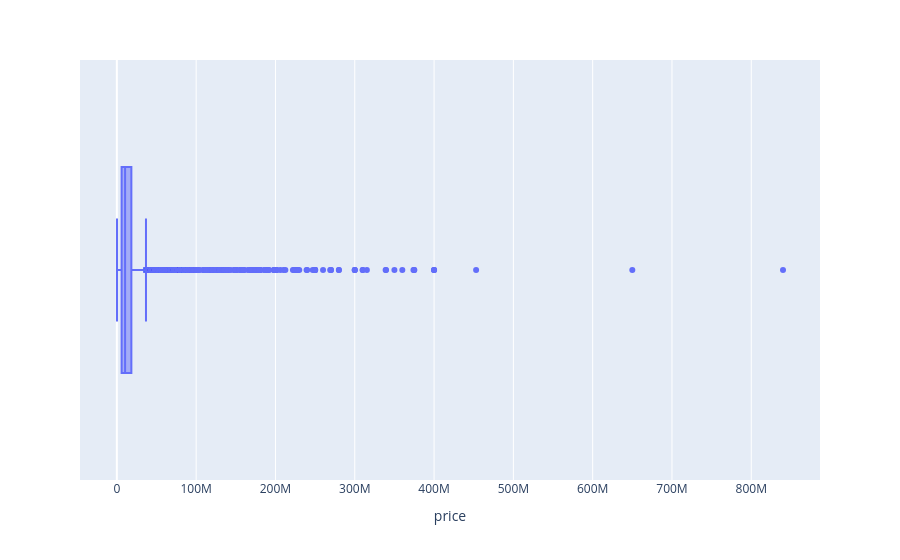

The code cell stored with this chart in its notebook:
### Markdown cell above
### 2. Box plot

### Code cell
fig = px.box(data,x = 'price')
fig.show()

### Figure 1 — Plotly figure (JSON) as saved in the notebook; plotly's stock layout.template omitted (floating-point values rounded to 4 significant figures; data arrays with more than 128 entries replaced by an {"elided": "..."} marker saying what was removed)
{"data": [{"alignmentgroup": "True", "hovertemplate": "price=%{x}<extra></extra>", "legendgroup": "", "marker": {"color": "#636efa"}, "name": "", "notched": false, "offsetgroup": "", "orientation": "h", "showlegend": false, "type": "box", "x": {"elided": "19268 float values"}, "x0": " ", "xaxis": "x", "y0": " ", "yaxis": "y"}], "layout": {"boxmode": "group", "legend": {"tracegroupgap": 0}, "margin": {"t": 60}, "xaxis": {"anchor": "y", "domain": [0, 1], "title": {"text": "price"}}, "yaxis": {"anchor": "x", "domain": [0, 1]}}}
